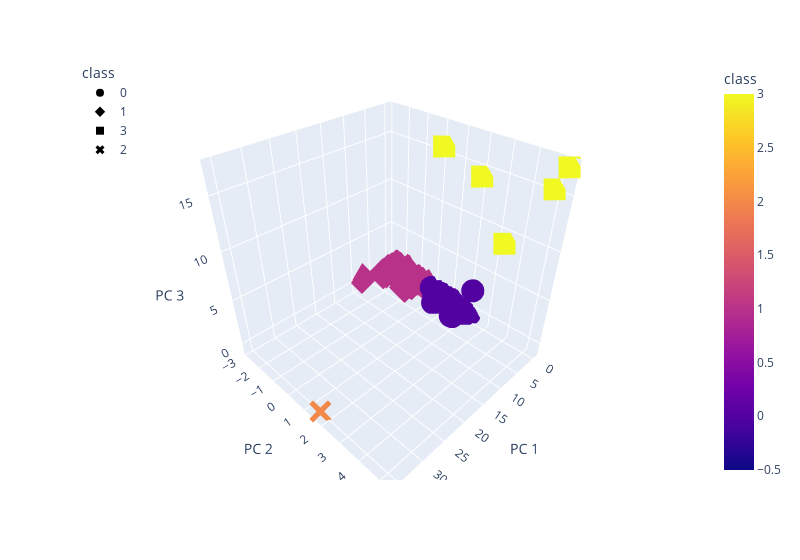

Source (notebook cell):
### Markdown cell above
### Deliverable 4: Visualizing Cryptocurrencies Results

#### 3D-Scatter with Clusters

### Code cell
# Creating a 3D-Scatter with the PCA data and the clusters
fig = px.scatter_3d(
    clustered_df,
    x="PC 1",
    y="PC 2",
    z="PC 3",
    color="class",
    symbol="class",
    width=800,
    hover_name = "CoinName",
    hover_data = ["Algorithm"]
)
fig.update_layout(legend=dict(x=0, y=1))
fig.show()

### Figure 1 — Plotly figure (JSON) as saved in the notebook; plotly's stock layout.template omitted (floating-point values rounded to 4 significant figures; data arrays with more than 128 entries replaced by an {"elided": "..."} marker saying what was removed)
{"data": [{"customdata": {"elided": "312x1 str values"}, "hovertemplate": "<b>%{hovertext}</b><br><br>class=%{marker.color}<br>PC 1=%{x}<br>PC 2=%{y}<br>PC 3=%{z}<br>Algorithm=%{customdata[0]}<extra></extra>", "hovertext": {"elided": "312 str values"}, "legendgroup": "0", "marker": {"color": {"elided": "312 int values"}, "coloraxis": "coloraxis", "symbol": "circle"}, "mode": "markers", "name": "0", "scene": "scene", "showlegend": true, "type": "scatter3d", "x": {"elided": "312 float values"}, "y": {"elided": "312 float values"}, "z": {"elided": "312 float values"}}, {"customdata": {"elided": "259x1 str values"}, "hovertemplate": "<b>%{hovertext}</b><br><br>class=%{marker.color}<br>PC 1=%{x}<br>PC 2=%{y}<br>PC 3=%{z}<br>Algorithm=%{customdata[0]}<extra></extra>", "hovertext": {"elided": "259 str values"}, "legendgroup": "1", "marker": {"color": {"elided": "259 int values"}, "coloraxis": "coloraxis", "symbol": "diamond"}, "mode": "markers", "name": "1", "scene": "scene", "showlegend": true, "type": "scatter3d", "x": {"elided": "259 float values"}, "y": {"elided": "259 float values"}, "z": {"elided": "259 float values"}}, {"customdata": [["Proof-of-BibleHash"], ["SHA-256 + Hive"], ["Proof-of-Authority"], ["ECC 256K1"], ["Leased POS"]], "hovertemplate": "<b>%{hovertext}</b><br><br>class=%{marker.color}<br>PC 1=%{x}<br>PC 2=%{y}<br>PC 3=%{z}<br>Algorithm=%{customdata[0]}<extra></extra>", "hovertext": ["BiblePay", "LitecoinCash", "Poa Network", "Acute Angle Cloud", "Waves"], "legendgroup": "3", "marker": {"color": [3, 3, 3, 3, 3], "coloraxis": "coloraxis", "symbol": "square"}, "mode": "markers", "name": "3", "scene": "scene", "showlegend": true, "type": "scatter3d", "x": [-0.1394, -0.484, -0.3394, -0.2025, -0.4709], "y": [3.373, 5.244, 1.996, 0.1298, 4.895], "z": [8.998, 17.3, 14.21, 15.69, 15.29]}, {"customdata": [["TRC10"]], "hovertemplate": "<b>%{hovertext}</b><br><br>class=%{marker.color}<br>PC 1=%{x}<br>PC 2=%{y}<br>PC 3=%{z}<br>Algorithm=%{customdata[0]}<extra></extra>", "hovertext": ["BitTorrent"], "legendgroup": "2", "marker": {"color": [2], "coloraxis": "coloraxis", "symbol": "x"}, "mode": "markers", "name": "2", "scene": "scene", "showlegend": true, "type": "scatter3d", "x": [35.47], "y": [1.632], "z": [-0.8413]}], "layout": {"coloraxis": {"colorbar": {"title": {"text": "class"}}, "colorscale": [[0, "#0d0887"], [0.1111, "#46039f"], [0.2222, "#7201a8"], [0.3333, "#9c179e"], [0.4444, "#bd3786"], [0.5556, "#d8576b"], [0.6667, "#ed7953"], [0.7778, "#fb9f3a"], [0.8889, "#fdca26"], [1, "#f0f921"]]}, "legend": {"title": {"text": "class"}, "tracegroupgap": 0, "x": 0, "y": 1}, "margin": {"t": 60}, "scene": {"domain": {"x": [0, 1], "y": [0, 1]}, "xaxis": {"title": {"text": "PC 1"}}, "yaxis": {"title": {"text": "PC 2"}}, "zaxis": {"title": {"text": "PC 3"}}}, "width": 800}}
